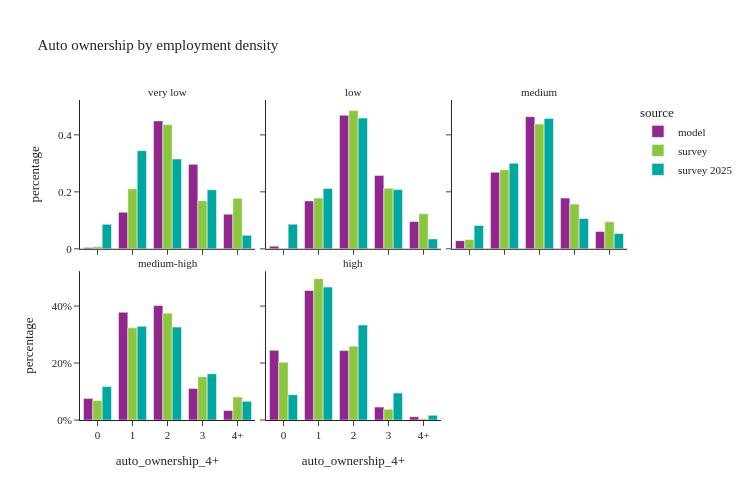

Write notebook code for a chart like this one.
### Code cell
util.plot_share_facetbar(hh_data.dropna(subset=['log_emptot_1_group']), 'hh_weight', share_col="auto_ownership_4+", title="Auto ownership by employment density", 
                            facet_col="log_emptot_1_group", facet_col_wrap=3, height=500, orientation='v')

### Figure 1 — Plotly figure (JSON) as saved in the notebook; plotly's stock layout.template omitted (floating-point values rounded to 4 significant figures)
{"data": [{"alignmentgroup": "True", "customdata": [[966], [27850], [97355], [64292], [26360]], "hovertemplate": "source=model<br>log_emptot_1_group=very low<br>auto_ownership_4+=%{x}<br>percentage=%{y}<br>sample_size=%{customdata[0]}<extra></extra>", "legendgroup": "model", "marker": {"color": "#91268F", "pattern": {"shape": ""}}, "name": "model", "offsetgroup": "model", "orientation": "v", "showlegend": true, "textposition": "auto", "type": "bar", "x": ["0", "1", "2", "3", "4+"], "xaxis": "x4", "y": [0.004455, 0.1284, 0.449, 0.2965, 0.1216], "yaxis": "y4"}, {"alignmentgroup": "True", "customdata": [[2017], [36479], [101778], [55917], [20799]], "hovertemplate": "source=model<br>log_emptot_1_group=low<br>auto_ownership_4+=%{x}<br>percentage=%{y}<br>sample_size=%{customdata[0]}<extra></extra>", "legendgroup": "model", "marker": {"color": "#91268F", "pattern": {"shape": ""}}, "name": "model", "offsetgroup": "model", "orientation": "v", "showlegend": false, "textposition": "auto", "type": "bar", "x": ["0", "1", "2", "3", "4+"], "xaxis": "x5", "y": [0.009295, 0.1681, 0.469, 0.2577, 0.09585], "yaxis": "y5"}, {"alignmentgroup": "True", "customdata": [[12424], [116433], [201214], [77280], [26238]], "hovertemplate": "source=model<br>log_emptot_1_group=medium<br>auto_ownership_4+=%{x}<br>percentage=%{y}<br>sample_size=%{customdata[0]}<extra></extra>", "legendgroup": "model", "marker": {"color": "#91268F", "pattern": {"shape": ""}}, "name": "model", "offsetgroup": "model", "orientation": "v", "showlegend": false, "textposition": "auto", "type": "bar", "x": ["0", "1", "2", "3", "4+"], "xaxis": "x6", "y": [0.02865, 0.2685, 0.4641, 0.1782, 0.06051], "yaxis": "y6"}, {"alignmentgroup": "True", "customdata": [[32938], [164223], [174389], [48124], [14436]], "hovertemplate": "source=model<br>log_emptot_1_group=medium-high<br>auto_ownership_4+=%{x}<br>percentage=%{y}<br>sample_size=%{customdata[0]}<extra></extra>", "legendgroup": "model", "marker": {"color": "#91268F", "pattern": {"shape": ""}}, "name": "model", "offsetgroup": "model", "orientation": "v", "showlegend": false, "textposition": "auto", "type": "bar", "x": ["0", "1", "2", "3", "4+"], "xaxis": "x", "y": [0.07587, 0.3783, 0.4017, 0.1109, 0.03325], "yaxis": "y"}, {"alignmentgroup": "True", "customdata": [[106142], [197288], [105697], [19683], [5030]], "hovertemplate": "source=model<br>log_emptot_1_group=high<br>auto_ownership_4+=%{x}<br>percentage=%{y}<br>sample_size=%{customdata[0]}<extra></extra>", "legendgroup": "model", "marker": {"color": "#91268F", "pattern": {"shape": ""}}, "name": "model", "offsetgroup": "model", "orientation": "v", "showlegend": false, "textposition": "auto", "type": "bar", "x": ["0", "1", "2", "3", "4+"], "xaxis": "x2", "y": [0.2447, 0.4547, 0.2436, 0.04537, 0.01159], "yaxis": "y2"}, {"alignmentgroup": "True", "customdata": [[5], [95], [160], [51], [26]], "hovertemplate": "source=survey<br>log_emptot_1_group=very low<br>auto_ownership_4+=%{x}<br>percentage=%{y}<br>sample_size=%{customdata[0]}<extra></extra>", "legendgroup": "survey", "marker": {"color": "#8CC63E", "pattern": {"shape": ""}}, "name": "survey", "offsetgroup": "survey", "orientation": "v", "showlegend": true, "textposition": "auto", "type": "bar", "x": ["0", "1", "2", "3", "4+"], "xaxis": "x4", "y": [0.007239, 0.2104, 0.436, 0.1688, 0.1775], "yaxis": "y4"}, {"alignmentgroup": "True", "customdata": [[2], [69], [140], [56], [25]], "hovertemplate": "source=survey<br>log_emptot_1_group=low<br>auto_ownership_4+=%{x}<br>percentage=%{y}<br>sample_size=%{customdata[0]}<extra></extra>", "legendgroup": "survey", "marker": {"color": "#8CC63E", "pattern": {"shape": ""}}, "name": "survey", "offsetgroup": "survey", "orientation": "v", "showlegend": false, "textposition": "auto", "type": "bar", "x": ["0", "1", "2", "3", "4+"], "xaxis": "x5", "y": [0.0008687, 0.1781, 0.4852, 0.2127, 0.1231], "yaxis": "y5"}, {"alignmentgroup": "True", "customdata": [[16], [200], [255], [76], [35]], "hovertemplate": "source=survey<br>log_emptot_1_group=medium<br>auto_ownership_4+=%{x}<br>percentage=%{y}<br>sample_size=%{customdata[0]}<extra></extra>", "legendgroup": "survey", "marker": {"color": "#8CC63E", "pattern": {"shape": ""}}, "name": "survey", "offsetgroup": "survey", "orientation": "v", "showlegend": false, "textposition": "auto", "type": "bar", "x": ["0", "1", "2", "3", "4+"], "xaxis": "x6", "y": [0.03249, 0.2776, 0.4377, 0.1571, 0.09504], "yaxis": "y6"}, {"alignmentgroup": "True", "customdata": [[80], [425], [294], [71], [30]], "hovertemplate": "source=survey<br>log_emptot_1_group=medium-high<br>auto_ownership_4+=%{x}<br>percentage=%{y}<br>sample_size=%{customdata[0]}<extra></extra>", "legendgroup": "survey", "marker": {"color": "#8CC63E", "pattern": {"shape": ""}}, "name": "survey", "offsetgroup": "survey", "orientation": "v", "showlegend": false, "textposition": "auto", "type": "bar", "x": ["0", "1", "2", "3", "4+"], "xaxis": "x", "y": [0.06835, 0.3235, 0.3752, 0.1523, 0.08075], "yaxis": "y"}, {"alignmentgroup": "True", "customdata": [[536], [905], [265], [35], [18]], "hovertemplate": "source=survey<br>log_emptot_1_group=high<br>auto_ownership_4+=%{x}<br>percentage=%{y}<br>sample_size=%{customdata[0]}<extra></extra>", "legendgroup": "survey", "marker": {"color": "#8CC63E", "pattern": {"shape": ""}}, "name": "survey", "offsetgroup": "survey", "orientation": "v", "showlegend": false, "textposition": "auto", "type": "bar", "x": ["0", "1", "2", "3", "4+"], "xaxis": "x2", "y": [0.2027, 0.4963, 0.2593, 0.03766, 0.003981], "yaxis": "y2"}, {"alignmentgroup": "True", "customdata": [[38], [169], [154], [51], [24]], "hovertemplate": "source=survey 2025<br>log_emptot_1_group=very low<br>auto_ownership_4+=%{x}<br>percentage=%{y}<br>sample_size=%{customdata[0]}<extra></extra>", "legendgroup": "survey 2025", "marker": {"color": "#00A7A0", "pattern": {"shape": ""}}, "name": "survey 2025", "offsetgroup": "survey 2025", "orientation": "v", "showlegend": true, "textposition": "auto", "type": "bar", "x": ["0", "1", "2", "3", "4+"], "xaxis": "x4", "y": [0.0858, 0.3444, 0.3153, 0.2072, 0.04733], "yaxis": "y4"}, {"alignmentgroup": "True", "customdata": [[28], [158], [187], [62], [23]], "hovertemplate": "source=survey 2025<br>log_emptot_1_group=low<br>auto_ownership_4+=%{x}<br>percentage=%{y}<br>sample_size=%{customdata[0]}<extra></extra>", "legendgroup": "survey 2025", "marker": {"color": "#00A7A0", "pattern": {"shape": ""}}, "name": "survey 2025", "offsetgroup": "survey 2025", "orientation": "v", "showlegend": false, "textposition": "auto", "type": "bar", "x": ["0", "1", "2", "3", "4+"], "xaxis": "x5", "y": [0.0866, 0.212, 0.459, 0.2078, 0.03464], "yaxis": "y5"}, {"alignmentgroup": "True", "customdata": [[50], [224], [250], [82], [44]], "hovertemplate": "source=survey 2025<br>log_emptot_1_group=medium<br>auto_ownership_4+=%{x}<br>percentage=%{y}<br>sample_size=%{customdata[0]}<extra></extra>", "legendgroup": "survey 2025", "marker": {"color": "#00A7A0", "pattern": {"shape": ""}}, "name": "survey 2025", "offsetgroup": "survey 2025", "orientation": "v", "showlegend": false, "textposition": "auto", "type": "bar", "x": ["0", "1", "2", "3", "4+"], "xaxis": "x6", "y": [0.08181, 0.3003, 0.4578, 0.1063, 0.05382], "yaxis": "y6"}, {"alignmentgroup": "True", "customdata": [[58], [222], [165], [70], [25]], "hovertemplate": "source=survey 2025<br>log_emptot_1_group=medium-high<br>auto_ownership_4+=%{x}<br>percentage=%{y}<br>sample_size=%{customdata[0]}<extra></extra>", "legendgroup": "survey 2025", "marker": {"color": "#00A7A0", "pattern": {"shape": ""}}, "name": "survey 2025", "offsetgroup": "survey 2025", "orientation": "v", "showlegend": false, "textposition": "auto", "type": "bar", "x": ["0", "1", "2", "3", "4+"], "xaxis": "x", "y": [0.1173, 0.3289, 0.3261, 0.1623, 0.06541], "yaxis": "y"}, {"alignmentgroup": "True", "customdata": [[26], [133], [90], [29], [8]], "hovertemplate": "source=survey 2025<br>log_emptot_1_group=high<br>auto_ownership_4+=%{x}<br>percentage=%{y}<br>sample_size=%{customdata[0]}<extra></extra>", "legendgroup": "survey 2025", "marker": {"color": "#00A7A0", "pattern": {"shape": ""}}, "name": "survey 2025", "offsetgroup": "survey 2025", "orientation": "v", "showlegend": false, "textposition": "auto", "type": "bar", "x": ["0", "1", "2", "3", "4+"], "xaxis": "x2", "y": [0.08878, 0.4666, 0.3337, 0.09455, 0.01635], "yaxis": "y2"}], "layout": {"annotations": [{"font": {}, "showarrow": false, "text": "medium-high", "x": 0.16, "xanchor": "center", "xref": "paper", "y": 0.465, "yanchor": "bottom", "yref": "paper"}, {"font": {}, "showarrow": false, "text": "high", "x": 0.5, "xanchor": "center", "xref": "paper", "y": 0.465, "yanchor": "bottom", "yref": "paper"}, {"font": {}, "showarrow": false, "text": "very low", "x": 0.16, "xanchor": "center", "xref": "paper", "y": 1.0, "yanchor": "bottom", "yref": "paper"}, {"font": {}, "showarrow": false, "text": "low", "x": 0.5, "xanchor": "center", "xref": "paper", "y": 1.0, "yanchor": "bottom", "yref": "paper"}, {"font": {}, "showarrow": false, "text": "medium", "x": 0.84, "xanchor": "center", "xref": "paper", "y": 1.0, "yanchor": "bottom", "yref": "paper"}], "barmode": "group", "height": 500, "legend": {"title": {"text": "source"}, "tracegroupgap": 0}, "title": {"text": "Auto ownership by employment density"}, "width": 750, "xaxis": {"anchor": "y", "domain": [0.0, 0.32], "title": {"text": "auto_ownership_4+"}}, "xaxis2": {"anchor": "y2", "domain": [0.34, 0.66], "matches": "x", "title": {"text": "auto_ownership_4+"}}, "xaxis3": {"anchor": "y3", "domain": [0.68, 1.0], "matches": "x", "title": {"text": "auto_ownership_4+"}}, "xaxis4": {"anchor": "y4", "domain": [0.0, 0.32], "matches": "x", "showticklabels": false}, "xaxis5": {"anchor": "y5", "domain": [0.34, 0.66], "matches": "x", "showticklabels": false}, "xaxis6": {"anchor": "y6", "domain": [0.68, 1.0], "matches": "x", "showticklabels": false}, "yaxis": {"anchor": "x", "domain": [0.0, 0.465], "tickformat": ".0%", "title": {"text": "percentage"}}, "yaxis2": {"anchor": "x2", "domain": [0.0, 0.465], "matches": "y", "showticklabels": false, "tickformat": ".0%"}, "yaxis3": {"anchor": "x3", "domain": [0.0, 0.465], "matches": "y", "showticklabels": false}, "yaxis4": {"anchor": "x4", "domain": [0.535, 1.0], "matches": "y", "title": {"text": "percentage"}}, "yaxis5": {"anchor": "x5", "domain": [0.535, 1.0], "matches": "y", "showticklabels": false}, "yaxis6": {"anchor": "x6", "domain": [0.535, 1.0], "matches": "y", "showticklabels": false}}}
